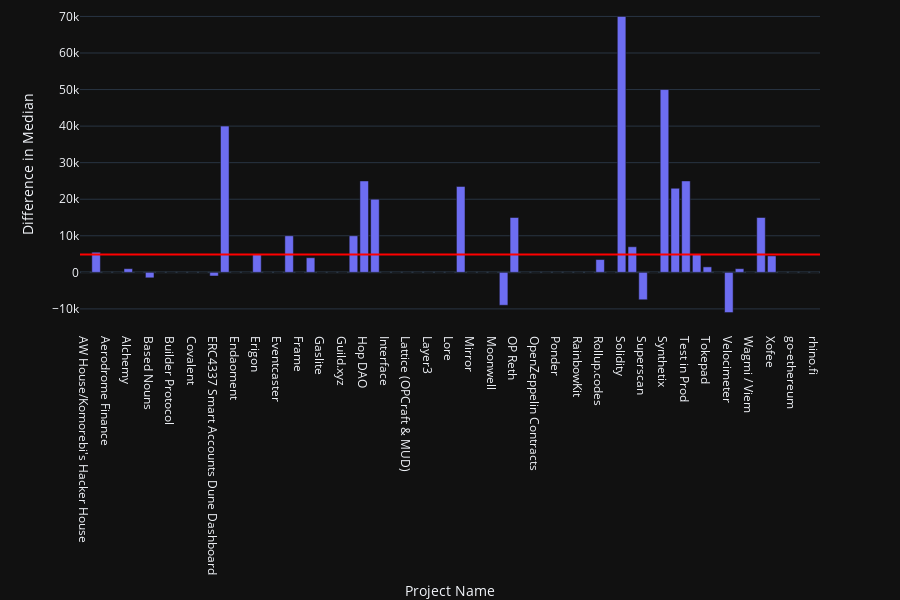

This figure's notebook cell:
### Code cell
# fig = px.bar(
#     df, x='project_name', y='difference_median_0',
#     labels={'project_name': 'Project Name', 'difference_median_0': 'Difference in Median'},
#     title='Difference in Median with and without 0 Vote',
#     height=600,
#     template="plotly_dark",
    
# )
fig = go.Figure()

fig.add_trace(go.Bar(
    x=df['project_name'],
    y=df['difference_median_0'],
    name='Difference in Median',
    marker_color='#6d6df1'
))

fig.add_hline(
    # x=df['project_name'],
    y=df['difference_median_0'].mean(),
    line_color='red'
)

fig.update_layout(
    title='Difference in Median with and without Base Vote',
    xaxis=dict(title='Project Name'),
    yaxis=dict(title='Difference in Median'),
    height=600,
    template='plotly_dark',
    margin={'t':0,'b':0},
)


fig.show()
fig.write_image("data/median_without_0.svg")

### Figure 1 — Plotly figure (JSON) as saved in the notebook; plotly's stock layout.template omitted (floating-point values rounded to 4 significant figures)
{"data": [{"marker": {"color": "#6d6df1"}, "name": "Difference in Median", "type": "bar", "x": ["AW House/Komorebi's Hacker House", "Across Protocol", "Aerodrome Finance", "Airstack", "Alchemy", "Archly", "Based Nouns", "Baseswap", "Builder Protocol", "Cielo", "Covalent", "Delegate", "ERC4337 Smart Accounts Dune Dashboard", "ETHGlobal", "Endaoment", "Equalizer", "Erigon", "Ethereum Attestation Service", "Eventcaster", "Flipside Crypto", "Frame", "Galxe", "Gaslite", "Gelato", "Guild.xyz", "Hardhat", "Hop DAO", "IPFS", "Interface", "LandTorn - Lorak", "Lattice (OPCraft & MUD)", "Launchcaster", "Layer3", "LearnWeb3", "Lore", "Messari", "Mirror", "Modular Crypto", "Moonwell", "Moso", "OP Reth", "Odos", "OpenZeppelin Contracts", "Otterscan", "Ponder", "Rainbow Wallet", "RainbowKit", "Revoke.cash", "Rollup.codes", "Socket", "Solidity", "Splits", "Superscan", "Surreal", "Synthetix", "Tenderly", "Test in Prod", "Token Terminal", "Tokepad", "Vectorized", "Velocimeter", "WASD", "Wagmi / Viem", "Week in Ethereum News", "Xofee", "ethers.js", "go-ethereum", "growthepie", "rhino.fi"], "y": [0, 5500, 0, 0, 1000, 0, -1500, 0, 0, 0, 0, 0, -1000, 40000, 0, 0, 5000, 0, 0, 10000, 0, 4000, 0, 0, 0, 10000, 25000, 20000, 0, 0, 0, 0, 0, 0, 0, 23500, 0, 0, 0, -9000, 15000, 0, 0, 0, 0, 0, 0, 0, 3500, 0, 70000, 7000, -7500, 0, 50000, 23000, 25000, 5000, 1500, 0, -11000, 1000, 0, 15000, 4500, 0, 0, 0, 0]}], "layout": {"height": 600, "margin": {"b": 0, "t": 0}, "shapes": [{"line": {"color": "red"}, "name": "Difference in Median", "type": "line", "x0": 0, "x1": 1, "xref": "x domain", "y0": 4848.0, "y1": 4848.0, "yref": "y"}], "title": {"text": "Difference in Median with and without Base Vote"}, "xaxis": {"title": {"text": "Project Name"}}, "yaxis": {"title": {"text": "Difference in Median"}}}}
